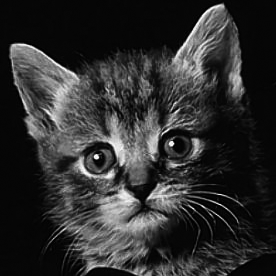
%> input picture hw1/cat.bmp, 276 x 276 px
$ octave hw1p2q1.m   (GNU Octave 9; MATLAB toolbox functions it lacks are replaced by stand-ins)
%> lines starting %> are read from the running program, lines starting %| are printed output that depends on the picture
W = 3;
im = imread('cat.bmp');
%> im is the input picture: size 276x276 uint8; min 0, max 255, mean 46.9
figure;
subplot(1,2,1); imshow(im);
subplot(1,2,2); imhist(im);
%> after `imhist(im)`:
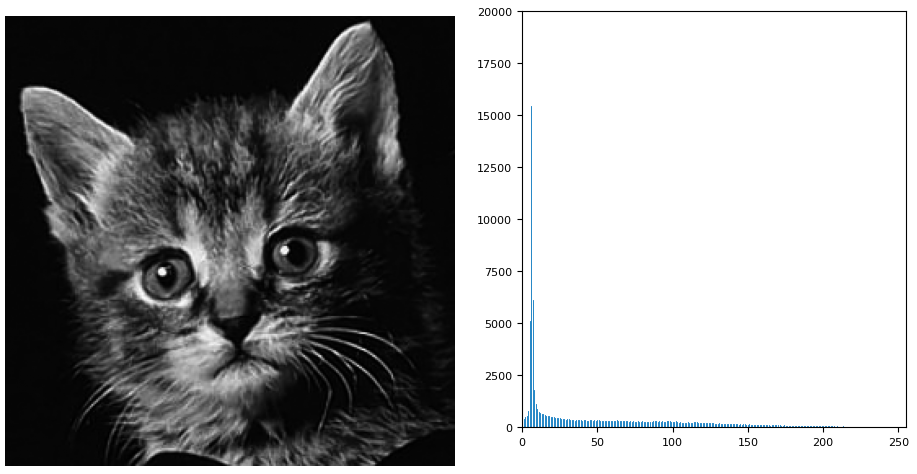
%> figure redrawn from the program's plot data, 2 panels
kernel = ones(W, W)/ (W*W);
m = cast(conv2(im, kernel, 'same'),'uint8');
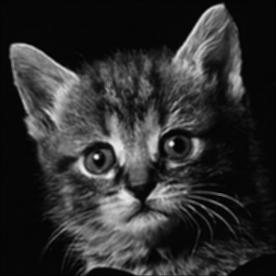
%> m: size 276x276 uint8; min 2, max 243, mean 46.9
figure;
subplot(1,2,1); imshow(m);
subplot(1,2,2); imhist(m);

im_ = cast(im, 'double'); m_ = cast(m, 'double');
corr = conv2(im_ .* im_, kernel, 'same');
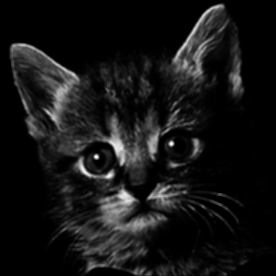
%> corr: size 276x276 double; min 10.56, max 58930.6, mean 4984; drawn with min black and max white
v = corr - m_ .* m_;
figure; imshow(cast(v, 'uint8'));
%> after `imshow(cast(v, 'uint8'))`:
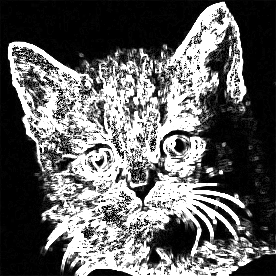
%> displayed picture: size 276x276, on the screen's scale of 0 to 255; min 0, max 255, mean 98.1

$ run again, with hw1/3TS0007.tif saved as hw1/cat.bmp
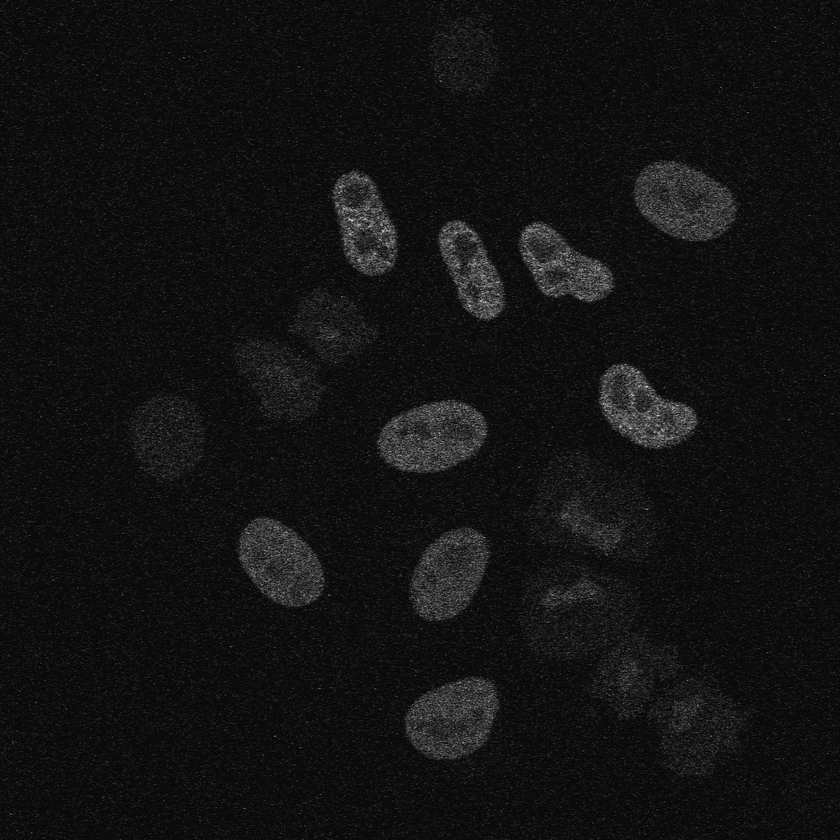
%> input picture hw1/3TS0007.tif, 840 x 840 px, shrunk from 1024 x 1024 before the run
%> im is the input picture: size 840x840 uint8; min 0, max 230, mean 18.3
%> `imhist(im)`:
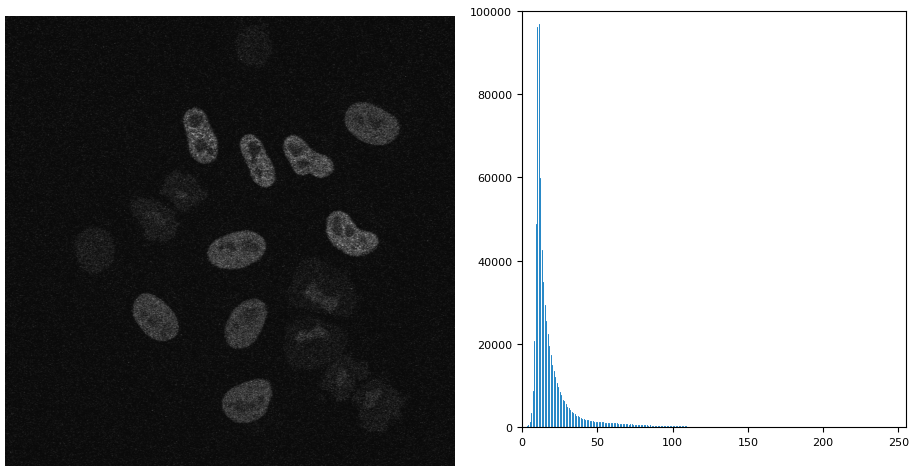
%> figure redrawn from the program's plot data, 2 panels
%> `imshow(cast(v, 'uint8'))`:
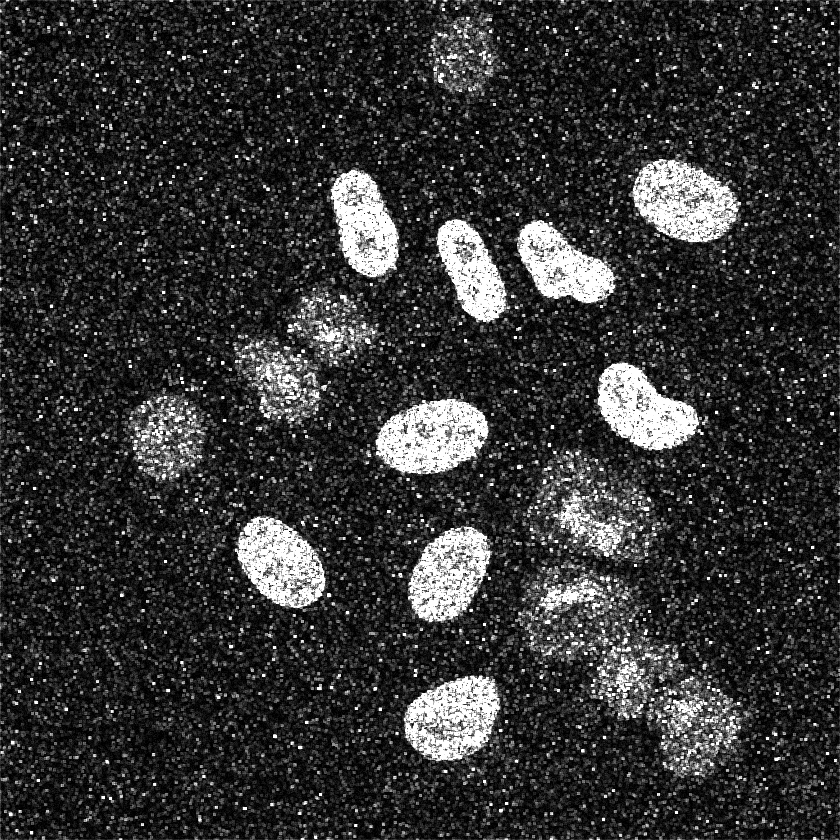
%> displayed picture: size 840x840, on the screen's scale of 0 to 255; min 0, max 255, mean 51.8
